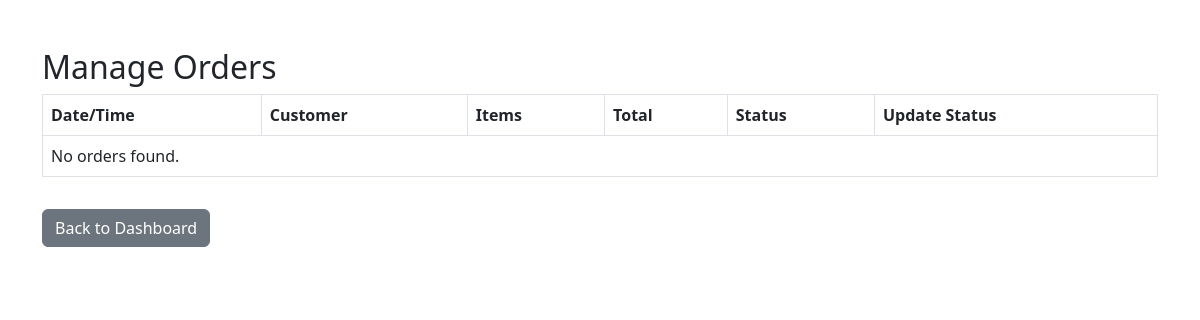
The page /partner_orders (signed in) on the database as committed earlier.
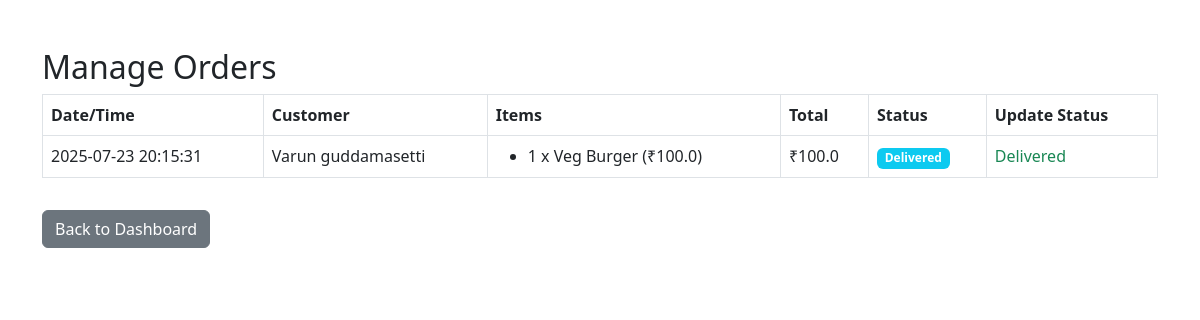
The same page on the database as committed later.
### tables this page shows
CREATE TABLE orders (
    id INTEGER PRIMARY KEY AUTOINCREMENT,
    username TEXT NOT NULL,
    items TEXT NOT NULL,
    total REAL NOT NULL,
    address_id INTEGER,
    payment_mode TEXT,
    order_status TEXT DEFAULT 'Order Placed',
    timestamp DATETIME DEFAULT CURRENT_TIMESTAMP
, restaurant_id INTEGER);

### routes/partner_routes.py (the view)
@partner_bp.route('/partner_orders', methods=['GET', 'POST'])
def partner_orders():
    if 'partner' not in session:
        return redirect(url_for('partner.partner_login'))
    username = session['partner']
    try:
        conn = sqlite3.connect('database.db')
        cursor = conn.cursor()
        cursor.execute('SELECT restaurant_id FROM restaurant_owners WHERE username=?', (username,))
        row = cursor.fetchone()
        if not row or not row[0]:
            conn.close()
            flash('Please create your restaurant profile first.', 'warning')
            return redirect(url_for('partner.partner_restaurant_profile'))
        restaurant_id = row[0]
        if request.method == 'POST':
            order_id = request.form['order_id']
            new_status = request.form['order_status']
            cursor.execute('UPDATE orders SET order_status=? WHERE id=?', (new_status, order_id))
            conn.commit()
            flash('Order status updated!', 'success')
        cursor.execute('SELECT id, username, items, total, order_status, timestamp FROM orders WHERE restaurant_id=? ORDER BY timestamp DESC', (restaurant_id,))
        all_orders = cursor.fetchall()
        partner_orders = []
        for oid, username, items, total, order_status, timestamp in all_orders:
            item_list = json.loads(items)
            partner_orders.append({
                'id': oid,
                'username': username,
                'items': item_list,
                'total': total,
                'order_status': order_status,
                'timestamp': timestamp
            })
        conn.close()
        status_options = ['Order Placed', 'Preparing', 'Ready', 'Out for Delivery', 'Delivered']
        return render_template('partner_orders.html', orders=partner_orders, status_options=status_options, restaurant_id=restaurant_id)
    except Exception as e:
        logging.error(f"Partner orders error: {e}")
        flash('An error occurred while loading orders. Please try again later.', 'danger')
        return render_template('partner_orders.html', orders=[], status_options=[], restaurant_id=None)

### templates/partner_orders.html (shortened to what this page needs)
<!DOCTYPE html>
<html lang="en">
<head>
    <link rel="stylesheet" href="https://cdn.jsdelivr.net/npm/bootstrap@5.3.0/dist/css/bootstrap.min.css">
</head>
<body>
<div class="container mt-5">
    <h2>Manage Orders</h2>
    <table class="table table-bordered">
        <thead>
            <tr>
                <th>Date/Time</th>
                <th>Customer</th>
                <th>Items</th>
                <th>Total</th>
                <th>Status</th>
                <th>Update Status</th>
            </tr>
        </thead>
        <tbody>
            {% for order in orders %}
            <tr>
                <td>{{ order.timestamp }}</td>
                <td>{{ order.username }}</td>
                <td>
                    <ul class="mb-0">
                        {% for item in order['items'] %}
                        <li>{{ item.quantity }} x {{ item.name }} (₹{{ item.price }})</li>
                        {% endfor %}
                    </ul>
                </td>
                <td>₹{{ order.total }}</td>
                <td><span class="badge bg-info">{{ order.order_status }}</span></td>
                <td>
                    {% if order.order_status == 'Delivered' %}
                        <span class="text-success">Delivered</span>
                    {% endif %}
                </td>
            </tr>
            {% else %}
            <tr><td colspan="6">No orders found.</td></tr>
            {% endfor %}
        </tbody>
    </table>
    <a href="/partner_dashboard" class="btn btn-secondary mt-3">Back to Dashboard</a>
</div>
</body>
</html>

Rows that differ between the two databases and show on the page:
added orders: timestamp "2025-07-23 20:15:31", username "Varun guddamasetti", quantity "1", name "Veg Burger", price "100.0", total "100.0", order_status "Delivered"
Other text that changed with them:
text no longer shown: "No orders found."
